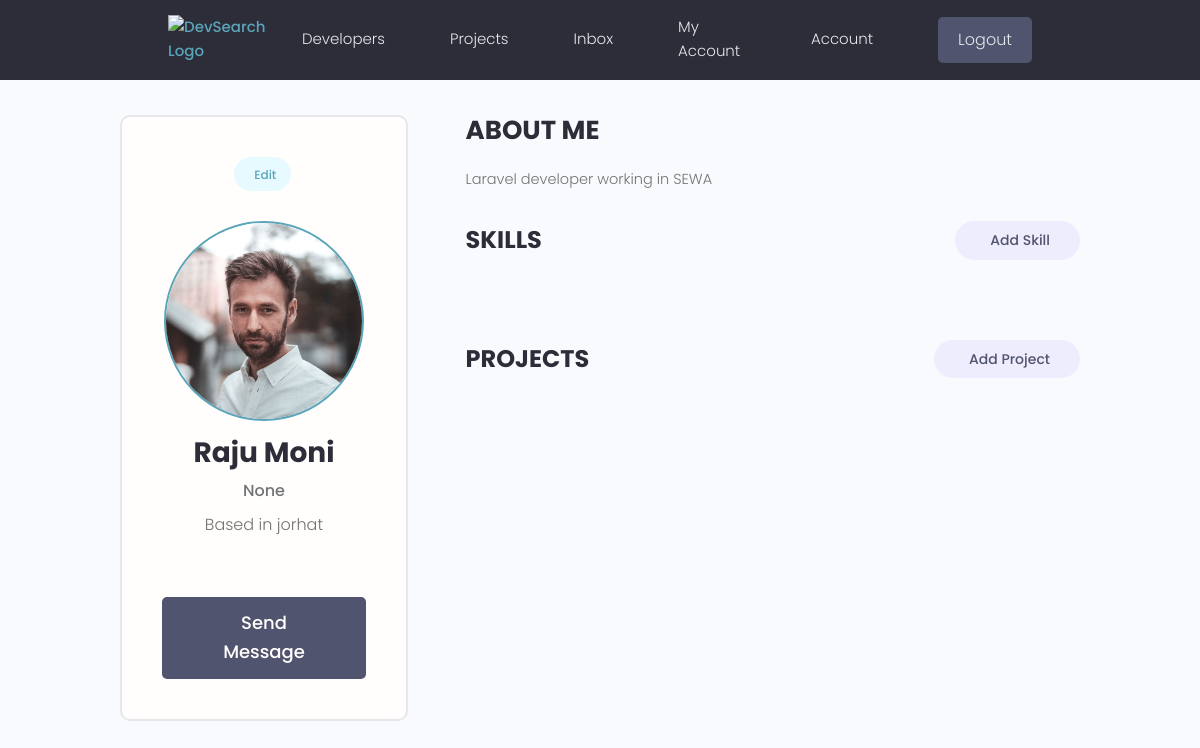
Screenshot of /account/ (signed in) with the database file from the repository.
### users/models.py (models this page shows, shortened)
class Profile(models.Model):
    user = models.OneToOneField(User, on_delete=models.CASCADE, null=True, blank=True)
    name = models.CharField(max_length=200, blank=True, null=True)
    email=models.EmailField(max_length=500, blank=True, null=True)
    username =models.CharField(max_length=500, blank=True, null=True)
    location =models.CharField(max_length=500, blank=True, null=True)
    short_intro= models.CharField(max_length=200, blank=True, null=True)
    bio= models.TextField(blank=True, null=True)
    profile_image= models.ImageField(null=True, blank=True, upload_to='profiles/', default='profiles/user-default.png')
    social_github = models.CharField(max_length=200, blank=True, null=True)
    social_twitter = models.CharField(max_length=200, blank=True, null=True)
    social_linkdin = models.CharField(max_length=200, blank=True, null=True)
    social_youtube = models.CharField(max_length=200, blank=True, null=True)
    social_website = models.CharField(max_length=200, blank=True, null=True)
    created=models.DateTimeField(auto_now_add=True)
    id = models.UUIDField(default=uuid.uuid4, unique=True, primary_key=True, editable=False)

### users/views.py (the view)
# urls.py: path('account/', views.userAccount, name='account'),
@login_required(login_url='login')
def userAccount(request):
    profile = request.user.profile
    skills = profile.skill_set.all()
    projects = profile.project_set.all()
    context = {
        'profile' : profile,
        'skills' : skills,
        'projects' : projects
    }
    return render(request, 'users/account.html', context)

### users/templates/users/account.html (shortened to what this page needs)
{% extends 'main.html' %} {% block content %}
<main class="settingsPage profile my-md">
  <div class="container">
    <div class="layout">
      <div class="column column--1of3">
        <div class="card text-center">
          <div class="card__body dev">
            <a
              class="tag tag--pill tag--main settings__btn"
              href="{% url 'edit-account' %}"
              > Edit</a
            >
            <img
              class="avatar avatar--xl dev__avatar"
              src="{{profile.profile_image.url}}"
            />
            <h2 class="dev__name">{{profile.name}}</h2>
            <p class="dev__title">{{profile.short_intro}}</p>
            <p class="dev__location">Based in {{profile.location}}</p>
            <a href="#" class="btn btn--sub btn--lg">Send Message </a>
          </div>
        </div>
      </div>
      <div class="column column--2of3">
        <div class="devInfo">
          <h3 class="devInfo__title">About Me</h3>
          <p class="devInfo__about">{{profile.bio}}</p>
        </div>
        <div class="settings">
          <h3 class="settings__title">Skills</h3>
          <a
            class="tag tag--pill tag--sub settings__btn tag--lg"
            href="{% url 'create-skill' %}"
            > Add Skill</a
          >
        </div>
        <div class="settings">
          <h3 class="settings__title">Projects</h3>
          <a
            class="tag tag--pill tag--sub settings__btn tag--lg"
            href="{% url 'create-project' %}"
            > Add Project</a
          >
        </div>
      </div>
    </div>
  </div>
</main>
{% endblock content %}

### static/styles/app.css (style rules this page uses)
:root { --color-sub: #2d2d39; }
.btn--sub { background-color: var(--color-sub-light); }
.card { border: 2px solid var(--color-light); }
img { width: 100%; }
.profile .card > .dev { padding: 4rem; }
.dev__avatar { display: block; margin: auto; }
.dev__name { color: var(--color-sub); font-size: 2.8rem; font-weight: 700; margin-top: 1rem; margin-bottom: 0.5rem; }
.dev__title { font-size: 1.6rem; font-weight: 500; line-height: 1.3; }
.dev__location { margin-top: 1rem; }
.devInfo { margin-bottom: 3rem; }
.devInfo__title, .devInfo__subtitle { font-size: 2.6rem; color: var(--color-sub); text-transform: uppercase; font-weight: 700; margin-bottom: 1.5rem; }
.devInfo__about, .devSkill__info { font-size: 1.45rem; line-height: 1.7; text-align: justify; }
.settingsPage .dev > .settings__btn { display: inline-block; margin-bottom: 3rem; }
.settings { display: flex; justify-content: space-between; align-items: center; }
.settings__title { font-size: 2.4rem; text-transform: uppercase; font-weight: 700; color: var(--color-sub); }

### static/uikit/styles/modules/_variables.css (style rules this page uses)
:root { --color-main: #5aa5b9; --color-main-light: #e6faff; --color-sub: #3f4156; --color-sub-light: #51546e; --color-sub-lighter: #ededfd; --color-text: #737373; --color-gray: #8b8b8b; --color-light: #e5e7eb; --color-light-gray: #767676; --color-bg: #f8fafd; --color-white: #fffefd; --color-white-light: #f3f3f3; --color-success: #359e64; --color-success-bg: #def8e8; --color-error: #fc4b0b; --color-error-bg: #fff2ee; --font-base: 'Poppins', arial, helvetica, 'Segoe UI', roboto, ubuntu, sans-serif; --font-monospace: 'Fira Code', 'Courier New', courier, monospace; --font-regular: 300; --font-medium: 500; --font-bold: 700; --generic-shadow: 1px 1px 5px #00000010; --generic-transition: all 0.3s ease-in-out; }

### static/uikit/styles/modules/_base.css (style rules this page uses)
* { margin: 0; padding: 0; box-sizing: border-box; text-rendering: optimizeLegibility; color: inherit; font-size: inherit; }
html { font-size: 50%; }
@media only screen and (min-width: 480px) { html { font-size: 56.25%; } }
@media only screen and (min-width: 1200px) { html { font-size: 62.5%; } }
body { line-height: 1.6; font-weight: 400; font-size: 1.5rem; color: var(--color-text); background-color: var(--color-bg); min-height: 100vh; }

### static/uikit/styles/modules/_typography.css (style rules this page uses)
* { font-family: var(--font-base); }
h2 { font-size: 3.6rem; font-weight: var(--font-bold); }
h3 { font-size: 3.2rem; font-weight: var(--font-medium); }
p, span, strong { font-size: 1.6rem; color: var(--color-text); font-weight: var(--font-regular); }
a { padding-bottom: 2px; text-decoration: none; display: inline-block; color: var(--color-main); font-weight: var(--font-medium); }

### static/uikit/styles/modules/_utilities.css (style rules this page uses)
.container { width: 92%; max-width: 165rem; margin: 0 auto; box-sizing: border-box; }
@media screen and (min-width: 1000px) { .container { width: 90%; } }
@media screen and (min-width: 1200px) { .container { width: 80%; } }
.text-center { text-align: center; }
.my-md { margin: 3rem auto; }

### static/uikit/styles/modules/_avatar.css (style rules this page uses)
.avatar { border-radius: 50%; border: 2px solid var(--color-main); object-fit: cover; }
.avatar--xl { height: 20rem; width: 20rem; }

### static/uikit/styles/modules/_button.css (style rules this page uses)
.btn { display: inline-block; position: relative; cursor: pointer; background-color: var(--color-light); font-weight: var(--font-medium); color: var(--color-sub); text-decoration: none; padding: 1rem 2rem; border-radius: 0.5rem; border: none; width: -webkit-fit-content; width: -moz-fit-content; width: fit-content; height: -webkit-fit-content; height: -moz-fit-content; height: fit-content; font-size: 1.6rem; outline-width: 0; outline-color: transparent; -webkit-backface-visibility: hidden; backface-visibility: hidden; transition: all 0.3s ease-in-out; }
.btn--sub { background-color: var(--color-sub); color: var(--color-white); }
.btn--lg { font-size: 1.8rem; padding: 1.2rem 4.5rem; }

### static/uikit/styles/modules/_card.css (style rules this page uses)
.card { border-radius: 1rem; background-color: var(--color-white); border: 1.5px solid var(--color-light); width: auto; height: auto; margin-top: 0.5rem; margin-bottom: 0.5rem; overflow: hidden; }
.card__body, .card__header { padding: 2rem 2.5rem; }

### static/uikit/styles/modules/_layout.css (style rules this page uses)
.layout { display: flex; flex-flow: row wrap; justify-content: space-between; }
.layout > .column { margin-bottom: 3rem; }
.layout > .column.column--1of3 { flex-basis: 30%; }
.layout > .column.column--2of3 { flex-basis: 64%; }

### rows the page displays
Profile: profile_image (picture), name "Raju Moni", short_intro "None", location "jorhat", bio "Laravel developer working in SEWA"
